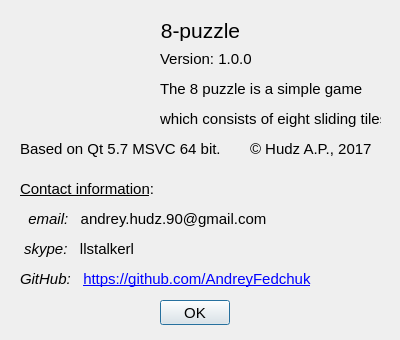
<?xml version="1.0" encoding="UTF-8"?>
<ui version="4.0">
 <class>About</class>
 <widget class="QDialog" name="About">
  <property name="geometry">
   <rect>
    <x>0</x>
    <y>0</y>
    <width>400</width>
    <height>340</height>
   </rect>
  </property>
  <property name="sizePolicy">
   <sizepolicy hsizetype="Fixed" vsizetype="Fixed">
    <horstretch>0</horstretch>
    <verstretch>0</verstretch>
   </sizepolicy>
  </property>
  <property name="minimumSize">
   <size>
    <width>400</width>
    <height>340</height>
   </size>
  </property>
  <property name="maximumSize">
   <size>
    <width>400</width>
    <height>340</height>
   </size>
  </property>
  <property name="font">
   <font>
    <pointsize>11</pointsize>
   </font>
  </property>
  <property name="windowTitle">
   <string>About</string>
  </property>
  <property name="modal">
   <bool>false</bool>
  </property>
  <widget class="QLabel" name="label">
   <property name="geometry">
    <rect>
     <x>20</x>
     <y>20</y>
     <width>100</width>
     <height>100</height>
    </rect>
   </property>
   <property name="sizePolicy">
    <sizepolicy hsizetype="Fixed" vsizetype="Fixed">
     <horstretch>0</horstretch>
     <verstretch>0</verstretch>
    </sizepolicy>
   </property>
   <property name="minimumSize">
    <size>
     <width>100</width>
     <height>100</height>
    </size>
   </property>
   <property name="maximumSize">
    <size>
     <width>100</width>
     <height>100</height>
    </size>
   </property>
   <property name="text">
    <string/>
   </property>
   <property name="pixmap">
    <pixmap resource="resources_8puzzle.qrc">:/logo/logo.png</pixmap>
   </property>
  </widget>
  <widget class="QLabel" name="label_2">
   <property name="geometry">
    <rect>
     <x>160</x>
     <y>20</y>
     <width>81</width>
     <height>21</height>
    </rect>
   </property>
   <property name="font">
    <font>
     <pointsize>16</pointsize>
     <weight>50</weight>
     <bold>false</bold>
    </font>
   </property>
   <property name="frameShadow">
    <enum>QFrame::Plain</enum>
   </property>
   <property name="lineWidth">
    <number>1</number>
   </property>
   <property name="text">
    <string>8-puzzle</string>
   </property>
   <property name="scaledContents">
    <bool>false</bool>
   </property>
   <property name="alignment">
    <set>Qt::AlignCenter</set>
   </property>
  </widget>
  <widget class="QLabel" name="label_3">
   <property name="geometry">
    <rect>
     <x>160</x>
     <y>50</y>
     <width>111</width>
     <height>21</height>
    </rect>
   </property>
   <property name="text">
    <string>Version: 1.0.0</string>
   </property>
   <property name="alignment">
    <set>Qt::AlignLeading|Qt::AlignLeft|Qt::AlignTop</set>
   </property>
  </widget>
  <widget class="QLabel" name="label_4">
   <property name="geometry">
    <rect>
     <x>160</x>
     <y>80</y>
     <width>221</width>
     <height>51</height>
    </rect>
   </property>
   <property name="text">
    <string>&lt;html&gt;&lt;head/&gt;&lt;body&gt;&lt;p&gt;&lt;span style=&quot; font-size:11pt;&quot;&gt;The 8 puzzle is a simple game &lt;/span&gt;&lt;/p&gt;&lt;p&gt;&lt;span style=&quot; font-size:11pt;&quot;&gt;which consists of eight sliding tiles.&lt;/span&gt;&lt;/p&gt;&lt;/body&gt;&lt;/html&gt;</string>
   </property>
   <property name="scaledContents">
    <bool>false</bool>
   </property>
   <property name="alignment">
    <set>Qt::AlignLeading|Qt::AlignLeft|Qt::AlignTop</set>
   </property>
  </widget>
  <widget class="QLabel" name="label_5">
   <property name="geometry">
    <rect>
     <x>20</x>
     <y>140</y>
     <width>201</width>
     <height>21</height>
    </rect>
   </property>
   <property name="text">
    <string>&lt;html&gt;&lt;head/&gt;&lt;body&gt;&lt;p&gt;Based on Qt 5.7 MSVC 64 bit.&lt;/p&gt;&lt;/body&gt;&lt;/html&gt;</string>
   </property>
   <property name="alignment">
    <set>Qt::AlignLeading|Qt::AlignLeft|Qt::AlignTop</set>
   </property>
  </widget>
  <widget class="QLabel" name="label_6">
   <property name="geometry">
    <rect>
     <x>250</x>
     <y>140</y>
     <width>131</width>
     <height>21</height>
    </rect>
   </property>
   <property name="text">
    <string>&lt;!DOCTYPE HTML PUBLIC &quot;-//W3C//DTD HTML 4.0//EN&quot; &quot;http://www.w3.org/TR/REC-html40/strict.dtd&quot;&gt;
&lt;html&gt;&lt;head&gt;&lt;meta name=&quot;qrichtext&quot; content=&quot;1&quot; /&gt;&lt;style type=&quot;text/css&quot;&gt;
p, li { white-space: pre-wrap; }
&lt;/style&gt;&lt;/head&gt;&lt;body style=&quot; font-family:'MS Shell Dlg 2'; font-size:11pt; font-weight:400; font-style:normal;&quot;&gt;
&lt;p style=&quot; margin-top:0px; margin-bottom:0px; margin-left:0px; margin-right:0px; -qt-block-indent:0; text-indent:0px;&quot;&gt;© Hudz A.P., 2017&lt;/p&gt;&lt;/body&gt;&lt;/html&gt;</string>
   </property>
   <property name="alignment">
    <set>Qt::AlignLeading|Qt::AlignLeft|Qt::AlignTop</set>
   </property>
  </widget>
  <widget class="QLabel" name="label_7">
   <property name="geometry">
    <rect>
     <x>20</x>
     <y>180</y>
     <width>301</width>
     <height>111</height>
    </rect>
   </property>
   <property name="text">
    <string>&lt;!DOCTYPE HTML PUBLIC &quot;-//W3C//DTD HTML 4.0//EN&quot; &quot;http://www.w3.org/TR/REC-html40/strict.dtd&quot;&gt;
&lt;html&gt;&lt;head&gt;&lt;meta name=&quot;qrichtext&quot; content=&quot;1&quot; /&gt;&lt;style type=&quot;text/css&quot;&gt;
p, li { white-space: pre-wrap; }
&lt;/style&gt;&lt;/head&gt;&lt;body style=&quot; font-family:'MS Shell Dlg 2'; font-size:11pt; font-weight:400; font-style:normal;&quot;&gt;
&lt;p style=&quot; margin-top:12px; margin-bottom:12px; margin-left:0px; margin-right:0px; -qt-block-indent:0; text-indent:0px;&quot;&gt;&lt;span style=&quot; text-decoration: underline;&quot;&gt;Contact information&lt;/span&gt;:&lt;/p&gt;
&lt;p style=&quot; margin-top:12px; margin-bottom:12px; margin-left:0px; margin-right:0px; -qt-block-indent:0; text-indent:0px;&quot;&gt;  &lt;span style=&quot; font-style:italic;&quot;&gt;email:  &lt;/span&gt; andrey.hudz.90@gmail.com&lt;/p&gt;
&lt;p style=&quot; margin-top:12px; margin-bottom:12px; margin-left:0px; margin-right:0px; -qt-block-indent:0; text-indent:0px;&quot;&gt; &lt;span style=&quot; font-style:italic;&quot;&gt;skype:  &lt;/span&gt; llstalkerl&lt;/p&gt;
&lt;p style=&quot; margin-top:12px; margin-bottom:12px; margin-left:0px; margin-right:0px; -qt-block-indent:0; text-indent:0px;&quot;&gt;&lt;span style=&quot; font-style:italic;&quot;&gt;GitHub:  &lt;/span&gt; &lt;a href=&quot;https://github.com/AndreyFedchuk&quot;&gt;&lt;span style=&quot; text-decoration: underline; color:#0000ff;&quot;&gt;https://github.com/AndreyFedchuk&lt;/span&gt;&lt;/a&gt;&lt;/p&gt;&lt;/body&gt;&lt;/html&gt;</string>
   </property>
   <property name="alignment">
    <set>Qt::AlignLeading|Qt::AlignLeft|Qt::AlignTop</set>
   </property>
  </widget>
  <widget class="QPushButton" name="pushButton">
   <property name="geometry">
    <rect>
     <x>160</x>
     <y>300</y>
     <width>70</width>
     <height>25</height>
    </rect>
   </property>
   <property name="text">
    <string>OK</string>
   </property>
   <property name="flat">
    <bool>false</bool>
   </property>
  </widget>
 </widget>
 <resources>
  <include location="resources_8puzzle.qrc"/>
 </resources>
 <connections>
  <connection>
   <sender>pushButton</sender>
   <signal>clicked()</signal>
   <receiver>About</receiver>
   <slot>close()</slot>
   <hints>
    <hint type="sourcelabel">
     <x>204</x>
     <y>307</y>
    </hint>
    <hint type="destinationlabel">
     <x>279</x>
     <y>308</y>
    </hint>
   </hints>
  </connection>
 </connections>
</ui>
